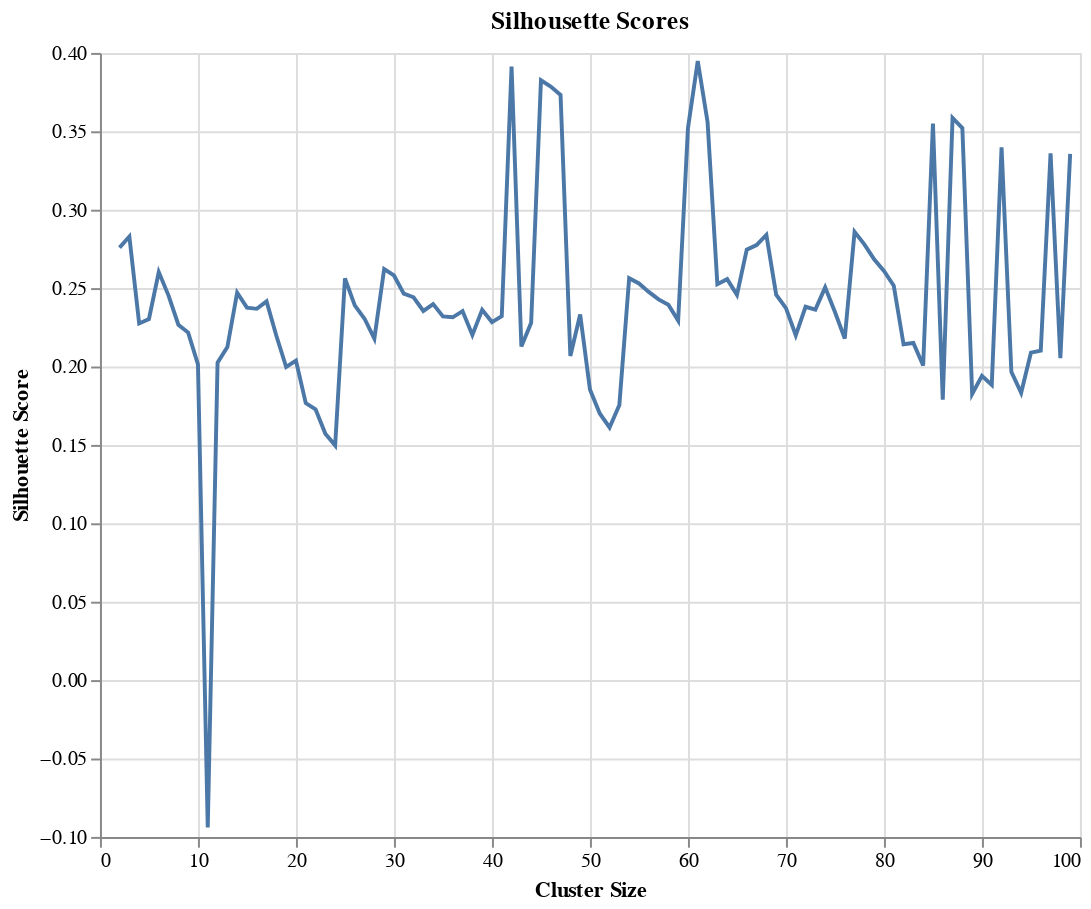

Here is the notebook cell this chart was saved with:
### Markdown cell above
Looking for the best cluster size

### Code cell
import hdbscan
from sklearn.metrics import silhouette_score,calinski_harabasz_score

# Create an instance of HDBSCAN with a specified min_cluster_size
clusters=range(2,100)
silhouette_scores = []

for size in clusters:
    cluster = hdbscan.HDBSCAN(min_cluster_size=size,
                              metric='euclidean',                      
                              cluster_selection_method='eom').fit(umap_embeddings)

    # Fit the clusterer to the data
    cluster.fit(umap_embeddings)

    # Calculate the Silhouette score for the clustering
    silhouette_avg = silhouette_score(umap_embeddings, cluster.labels_, metric='euclidean', random_state=42)
 
    
    # Print the Silhouette score
    silhouette_scores.append(silhouette_avg)
    #print("The Silhouette score is:", silhouette_avg)

# Create a Pandas DataFrame to store the Silhouette scores and cluster sizes
df = pd.DataFrame({'Cluster Size': clusters, 'Silhouette Score': silhouette_scores})

# Create a line chart using Altair
chart = alt.Chart(df).mark_line().encode(
    x='Cluster Size',
    y='Silhouette Score',
    tooltip=['Cluster Size','Silhouette Score']
).properties(title='Silhousette Scores',height=400,width=500)

# Display the chart
chart

### Figure 1 — Vega-Lite specification as saved in the notebook (floating-point values rounded to 4 significant figures)
{"config": {"view": {"continuousWidth": 400, "continuousHeight": 300}}, "data": {"name": "data-688b9693ebaacecb6539254d5011b9bd"}, "mark": "line", "encoding": {"tooltip": [{"field": "Cluster Size", "type": "quantitative"}, {"field": "Silhouette Score", "type": "quantitative"}], "x": {"field": "Cluster Size", "type": "quantitative"}, "y": {"field": "Silhouette Score", "type": "quantitative"}}, "height": 400, "title": "Silhousette Scores", "width": 500, "$schema": "https://vega.github.io/schema/vega-lite/v4.17.0.json", "datasets": {"data-688b9693ebaacecb6539254d5011b9bd": [{"Cluster Size": 2, "Silhouette Score": 0.2758}, {"Cluster Size": 3, "Silhouette Score": 0.2829}, {"Cluster Size": 4, "Silhouette Score": 0.2275}, {"Cluster Size": 5, "Silhouette Score": 0.2303}, {"Cluster Size": 6, "Silhouette Score": 0.2603}, {"Cluster Size": 7, "Silhouette Score": 0.2452}, {"Cluster Size": 8, "Silhouette Score": 0.2267}, {"Cluster Size": 9, "Silhouette Score": 0.2216}, {"Cluster Size": 10, "Silhouette Score": 0.2014}, {"Cluster Size": 11, "Silhouette Score": -0.09399}, {"Cluster Size": 12, "Silhouette Score": 0.2025}, {"Cluster Size": 13, "Silhouette Score": 0.2125}, {"Cluster Size": 14, "Silhouette Score": 0.247}, {"Cluster Size": 15, "Silhouette Score": 0.2376}, {"Cluster Size": 16, "Silhouette Score": 0.2368}, {"Cluster Size": 17, "Silhouette Score": 0.2415}, {"Cluster Size": 18, "Silhouette Score": 0.2196}, {"Cluster Size": 19, "Silhouette Score": 0.1997}, {"Cluster Size": 20, "Silhouette Score": 0.2038}, {"Cluster Size": 21, "Silhouette Score": 0.1767}, {"Cluster Size": 22, "Silhouette Score": 0.1727}, {"Cluster Size": 23, "Silhouette Score": 0.1572}, {"Cluster Size": 24, "Silhouette Score": 0.1497}, {"Cluster Size": 25, "Silhouette Score": 0.2562}, {"Cluster Size": 26, "Silhouette Score": 0.239}, {"Cluster Size": 27, "Silhouette Score": 0.2305}, {"Cluster Size": 28, "Silhouette Score": 0.2178}, {"Cluster Size": 29, "Silhouette Score": 0.2622}, {"Cluster Size": 30, "Silhouette Score": 0.2581}, {"Cluster Size": 31, "Silhouette Score": 0.2465}, {"Cluster Size": 32, "Silhouette Score": 0.2442}, {"Cluster Size": 33, "Silhouette Score": 0.2354}, {"Cluster Size": 34, "Silhouette Score": 0.2398}, {"Cluster Size": 35, "Silhouette Score": 0.232}, {"Cluster Size": 36, "Silhouette Score": 0.2314}, {"Cluster Size": 37, "Silhouette Score": 0.2354}, {"Cluster Size": 38, "Silhouette Score": 0.2202}, {"Cluster Size": 39, "Silhouette Score": 0.2361}, {"Cluster Size": 40, "Silhouette Score": 0.2283}, {"Cluster Size": 41, "Silhouette Score": 0.2321}, {"Cluster Size": 42, "Silhouette Score": 0.3912}, {"Cluster Size": 43, "Silhouette Score": 0.2128}, {"Cluster Size": 44, "Silhouette Score": 0.2279}, {"Cluster Size": 45, "Silhouette Score": 0.3826}, {"Cluster Size": 46, "Silhouette Score": 0.3786}, {"Cluster Size": 47, "Silhouette Score": 0.3732}, {"Cluster Size": 48, "Silhouette Score": 0.2067}, {"Cluster Size": 49, "Silhouette Score": 0.2332}, {"Cluster Size": 50, "Silhouette Score": 0.1853}, {"Cluster Size": 51, "Silhouette Score": 0.17}, {"Cluster Size": 52, "Silhouette Score": 0.1611}, {"Cluster Size": 53, "Silhouette Score": 0.1755}, {"Cluster Size": 54, "Silhouette Score": 0.2564}, {"Cluster Size": 55, "Silhouette Score": 0.253}, {"Cluster Size": 56, "Silhouette Score": 0.2476}, {"Cluster Size": 57, "Silhouette Score": 0.2428}, {"Cluster Size": 58, "Silhouette Score": 0.2394}, {"Cluster Size": 59, "Silhouette Score": 0.2293}, {"Cluster Size": 60, "Silhouette Score": 0.3519}, {"Cluster Size": 61, "Silhouette Score": 0.3949}, {"Cluster Size": 62, "Silhouette Score": 0.356}, {"Cluster Size": 63, "Silhouette Score": 0.2525}, {"Cluster Size": 64, "Silhouette Score": 0.2557}, {"Cluster Size": 65, "Silhouette Score": 0.2457}, {"Cluster Size": 66, "Silhouette Score": 0.2745}, {"Cluster Size": 67, "Silhouette Score": 0.2775}, {"Cluster Size": 68, "Silhouette Score": 0.2839}, {"Cluster Size": 69, "Silhouette Score": 0.2459}, {"Cluster Size": 70, "Silhouette Score": 0.2372}, {"Cluster Size": 71, "Silhouette Score": 0.2199}, {"Cluster Size": 72, "Silhouette Score": 0.2381}, {"Cluster Size": 73, "Silhouette Score": 0.2363}, {"Cluster Size": 74, "Silhouette Score": 0.2505}, {"Cluster Size": 75, "Silhouette Score": 0.2348}, {"Cluster Size": 76, "Silhouette Score": 0.2179}, {"Cluster Size": 77, "Silhouette Score": 0.2859}, {"Cluster Size": 78, "Silhouette Score": 0.2779}, {"Cluster Size": 79, "Silhouette Score": 0.2684}, {"Cluster Size": 80, "Silhouette Score": 0.2609}, {"Cluster Size": 81, "Silhouette Score": 0.2516}, {"Cluster Size": 82, "Silhouette Score": 0.2142}, {"Cluster Size": 83, "Silhouette Score": 0.215}, {"Cluster Size": 84, "Silhouette Score": 0.2006}, {"Cluster Size": 85, "Silhouette Score": 0.3549}, {"Cluster Size": 86, "Silhouette Score": 0.1789}, {"Cluster Size": 87, "Silhouette Score": 0.3585}, {"Cluster Size": 88, "Silhouette Score": 0.3521}, {"Cluster Size": 89, "Silhouette Score": 0.1825}, {"Cluster Size": 90, "Silhouette Score": 0.1941}, {"Cluster Size": 91, "Silhouette Score": 0.1883}, {"Cluster Size": 92, "Silhouette Score": 0.3397}, {"Cluster Size": 93, "Silhouette Score": 0.1966}, {"Cluster Size": 94, "Silhouette Score": 0.1832}, {"Cluster Size": 95, "Silhouette Score": 0.2089}, {"Cluster Size": 96, "Silhouette Score": 0.2101}, {"Cluster Size": 97, "Silhouette Score": 0.3359}, {"Cluster Size": 98, "Silhouette Score": 0.2053}, {"Cluster Size": 99, "Silhouette Score": 0.3357}]}}
